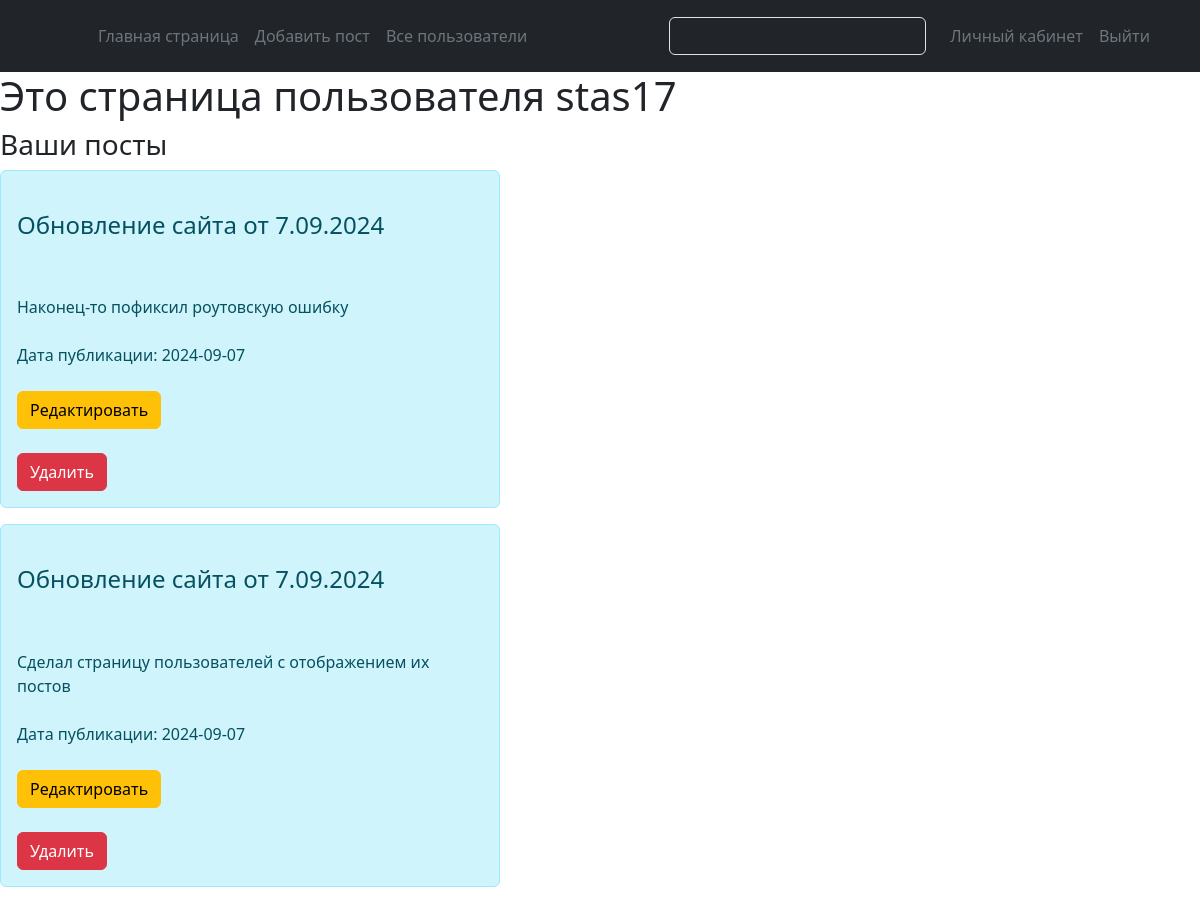
The page /personal_acc (signed in) on the database as committed earlier.
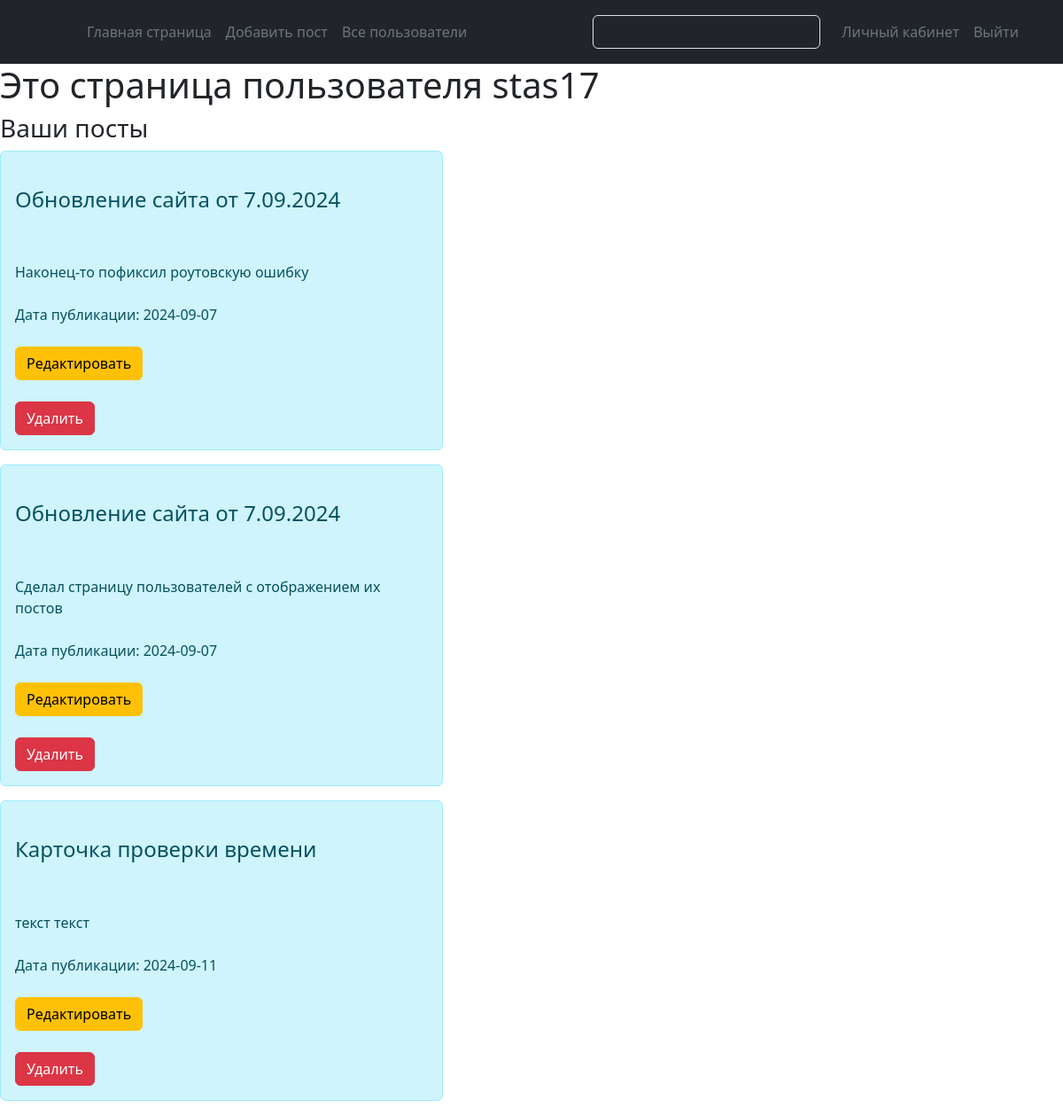
The same page on the database as committed later.
### app.py (models this page shows, shortened)
class User(db.Model, UserMixin):
    id = db.Column(db.Integer, primary_key=True)
    username = db.Column(db.String(30), nullable=False, unique=True, index=True)
    password = db.Column(db.String)
    rol = db.Column(db.String(15), index=True)
    date_registration = db.Column(db.DateTime, default=datetime.utcnow)
    user_cards = db.relationship("Cards", backref="user")

class Cards(db.Model):
    id = db.Column(db.Integer, primary_key=True)
    name = db.Column(db.String, nullable=False)
    text = db.Column(db.Text)
    date_add_card = db.Column(db.DateTime,default=datetime.utcnow)
    user_id = db.Column(db.Integer, db.ForeignKey('user.id'))

### app.py (the view)
@app.route("/personal_acc")
@login_required
def personal_account():
    return render_template('personal_account.html', current_user=current_user)

### app.py (called while the page is built)
@login.user_loader
def load_user(user_id):
    return User.query.get(user_id)

### templates/personal_account.html (shortened to what this page needs)
{% extends 'base.html' %}
{% block body %}
<h1>Это страница пользователя {{  current_user.username }}</h1>
<h3>Ваши посты</h3>
    {% for el in current_user.user_cards %}
    <div class="alert alert-dismissible alert-info col-5"
                         role="alert"
                         id="alert">
   <br><h4>{{ el.name }}</h4>   <br>
   <br>  {{ el.text }}<br>
    <br> Дата публикации: {{  el.date_add_card.date() }}
         <form method="post" action="{{ url_for('del_card', id=el.id) }}">
         <br>
         <a href="{{ url_for('upd_card', id=el.id) }}" class="btn btn-warning">Редактировать</a><br>
     <br>
     <button type="submit" class="btn btn-danger">Удалить</button></form>
    </div>
        {% endfor %}
{% endblock %}

### templates/base.html (shortened to what this page needs)
<!DOCTYPE html>
<html lang="en">
<head>
    <link href="https://cdn.jsdelivr.net/npm/bootstrap@5.3.3/dist/css/bootstrap.min.css" rel="stylesheet">
<header class="p-3 text-bg-dark">
    <div class="container">
      <div class="d-flex flex-wrap align-items-center justify-content-center justify-content-lg-start">
        <a href="/" class="d-flex align-items-center mb-2 mb-lg-0 text-white text-decoration-none">
          <svg class="bi me-2" width="40" height="32" role="img" aria-label="Bootstrap"><use xlink:href="#bootstrap"></use></svg>
        </a>
        <ul class="nav col-12 col-lg-auto me-lg-auto mb-2 justify-content-center mb-md-0">
            <li><a href="/index" class="nav-link px-2 text-secondary">Главная страница</a></li>
            {% if current_user.is_authenticated  %}
            <li><a href="/add_cards" class="nav-link px-2 text-secondary">Добавить пост</a></li>
            <li><a href="/all_user" class="nav-link px-2 text-secondary">Все пользователи</a></li>
            {% endif %}
        </ul>
        <form class="col-12 col-lg-auto mb-3 mb-lg-0 me-lg-3" role="search">
          <input type="search" class="form-control form-control-dark text-bg-dark" placeholder="Search..." aria-label="Search">
        </form>
          {% if current_user.is_authenticated  %}
          <a href="/personal_acc" class="nav-link px-2 text-secondary">Личный кабинет</a>
          <a href="/logout" class="nav-link px-2 text-secondary">Выйти</a>
          {% else %}
          <a href="register" class="nav-link px-2 text-secondary">Регистрация</a>
          <a href="login" class="nav-link px-2 text-secondary">Войти</a>
          {% endif %}
      </div>
    </div>
  </header>
<body>
{% block body %}
{% endblock %}
</body>
</html>

Rows that differ between the two databases and show on the page:
added Cards: name "Карточка проверки времени", text "текст текст", date_add_card "2024-09-11"
